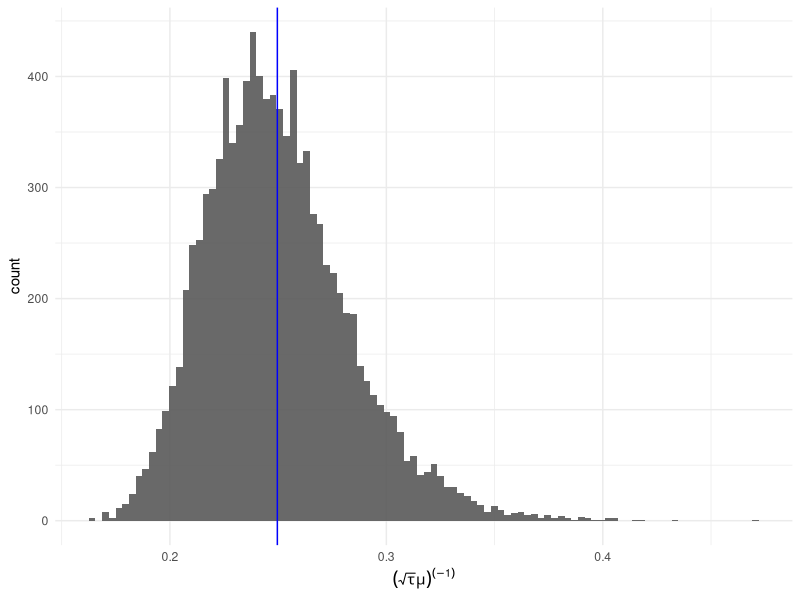

Here is the R script that generated this plot:
## ---- chunk 1
knitr::opts_chunk$set(echo = TRUE)
library(dplyr)
library(ggplot2)
set.seed(999)
## ---- chunk 2
data = c(0.86, 1.53, 1.57, 1.81, 0.99, 1.09, 1.29, 1.78, 1.29, 1.58, 
                1.68, 1.9, 1.06, 1.3, 1.52, 1.74, 1.16, 1.49, 1.63, 1.99, 
                1.15, 1.33, 1.44, 2.01, 1.31, 1.46, 1.72, 1.25, 1.08, 1.25
                )
length(data)
## ---- chunk 3
mu_0 = 1
lambda_0 = 1
alpha_0 = 0.5
beta_0 = 0.5
## ---- chunk 4
n = length(data)
x_bar = mean(data)
s2 = sum((data - x_bar)^2)
## ---- chunk 5
mu_1 = (lambda_0*mu_0 + n*x_bar)/(lambda_0 + n)
lambda_1 = lambda_0 + n 
alpha_1 = alpha_0 + (n/2)
beta_1 = beta_0 + (s2/2) + (n * lambda_0 *(x_bar - mu_0)^2)/(2 *(lambda_0 + n))

c(alpha_1, lambda_1, mu_1, beta_1) %>% round(2)
## ---- chunk 6
tau_i = 1
for (i in 1:100){
  # Step 2.                            using tau^(i)
  mu_ii = rnorm(1, mean=mu_1, sd=(lambda_1* tau_i )^(-1))
  # Step 3.                                                using mu^(i+1)
  tau_ii = rgamma(1, shape=alpha_1 + 0.5, rate=beta_1 + lambda_1*((mu_ii - mu_1)^2) / 2)
  # Step 4. Replace i by i+1... which means tau^(i) becomes tau^(i+1)
  tau_i = tau_ii
}
## ---- chunk 7
sampleGibbs = function(start.mu, start.tau, n.sims){
  # create empty matrix, allocate memory for efficiency 
  pairs = matrix(NA, nrow = n.sims, ncol = 2)
  colnames(pairs) = c("mu", "tau")
  pairs[1,] <- c(start.mu, start.tau) 
  # sample the values
  for (i in 2:n.sims){
    # start with tau  this time                                         
    pairs[i,2] = rgamma(1, shape=alpha_1 + 0.5, rate=beta_1 + 
                          lambda_1*((pairs[i-1,1] - mu_1)^2) / 2)
    # mu                                         # tau
    pairs[i,1] = rnorm(1, mean=mu_1, sd=(lambda_1* pairs[i,2] )^(-1))

  }
return(pairs) 
}
## ---- chunk 8
# number of simulations & number of Indep. Markov Chains
m = 50;  k=5  
M1 = sampleGibbs(start.mu = 0.4, start.tau = 1, n.sims=m)
M2 = sampleGibbs(start.mu = 1.0, start.tau = 1, n.sims=m)
M3 = sampleGibbs(start.mu = 1.4, start.tau = 1, n.sims=m)
M4 = sampleGibbs(start.mu = 1.8, start.tau = 1, n.sims=m)
M5 = sampleGibbs(start.mu = 2.2, start.tau = 1, n.sims=m)
M_list = list(M1, M2, M3, M4, M5) # store in one list.
## ---- chunk 9
mu_matrix = matrix(NA, nrow = m, ncol=k)
tau_matrix = matrix(NA, nrow = m, ncol=k)
for (j in 1:k){
  mu_matrix[, j]=M_list[[j]][, "mu"]
  tau_matrix[, j]=M_list[[j]][, "tau"]
}
mu_matrix %>% head()
## ---- chunk 10
calcB = function(matrix){
  sum1 = 0
  for (j in 1:k){
    mean_j = mean(matrix[, j])
                # this is the RSS of the overall mean
    sum1 = sum1 + (mean_j-mean(matrix))^2
  }
  return((m/(k-1))*sum1)
}
## ---- chunk 11
calcW = function(matrix){
  sum2 = 0
  # for each markov chain
  for (j in 1:k){
    mean_j = mean(matrix[, j])
    # for all values in all simulations (m total)
    for(i in 1:m){
      # calculate the RSS of the mean in each simulation 
      sum2 = sum2 + (matrix[i, j] - mean_j)^2
    }
  }
  return(sum2 / (k*(m-1)))
}
## ---- chunk 12
# calculations for mu 
B.mu = calcB(mu_matrix)
W.mu = calcW(mu_matrix)

R.mu = sqrt((((m-1)/m)*W.mu + (1/m)*B.mu)/W.mu)

# calculations for tau 
B.tau = calcB(tau_matrix)
W.tau = calcW(tau_matrix)

R.tau = sqrt((((m-1)/m)*W.tau + (1/m)*B.tau)/W.tau)
## ---- chunk 13
R.tau
R.mu
## ---- chunk 14
no.sims = 2000 
# relabel and save the burn-in chains
m.1 = M1; m.2 = M2; m.3=M3; m.4=M4; m.5=M5

M1 = sampleGibbs(start.mu = m.1[m,1], start.tau = m.1[m,2], n.sims=no.sims)
M2 = sampleGibbs(start.mu = m.2[m,1], start.tau = m.2[m,2], n.sims=no.sims)
M3 = sampleGibbs(start.mu = m.3[m,1], start.tau = m.3[m,2], n.sims=no.sims)
M4 = sampleGibbs(start.mu = m.4[m,1], start.tau = m.4[m,2], n.sims=no.sims)
M5 = sampleGibbs(start.mu = m.5[m,1], start.tau = m.5[m,2], n.sims=no.sims)
M_list = list(M1, M2, M3, M4, M5)
## ---- chunk 15
mu =  M_list %>% lapply(function(Mi){Mi[,"mu"]}) %>% unlist()
tau = M_list %>% lapply(function(Mi){Mi[,"tau"]}) %>% unlist()
pairs = data.frame(mu, tau)
## ---- chunk 16
# function to calculate the statistic
est_calc = function(Mi){
  stat = (sqrt(Mi[ , "tau"])*Mi[ , "mu"])^(-1)
  return (mean(stat))
  }

simulation_se = function(list_M){
  k = length(list_M)
  estimators = lapply(list_M, est_calc) %>% unlist()
  # calculate S
  S = sum((estimators - mean(estimators))^2)/k
  S = S %>% sqrt()
  SE = S / sqrt(k)
  return(SE)
}
## ---- chunk 17
(sqrt(pairs$tau)*pairs$mu)^(-1) %>% mean()
## ---- chunk 18
simulation_se(M_list)
## ---- chunk 19
pairs = pairs %>% data.frame() %>% mutate(W = 1/(sqrt(tau)*mu)) 

q = pairs %>% ggplot(aes(x=W)) + geom_histogram(alpha=0.9, bins=100) + theme_minimal() 
q + xlab(expression((sqrt(tau) * mu)^(-1))) + 
        geom_vline(aes(xintercept=mean(W)), color="blue") 
